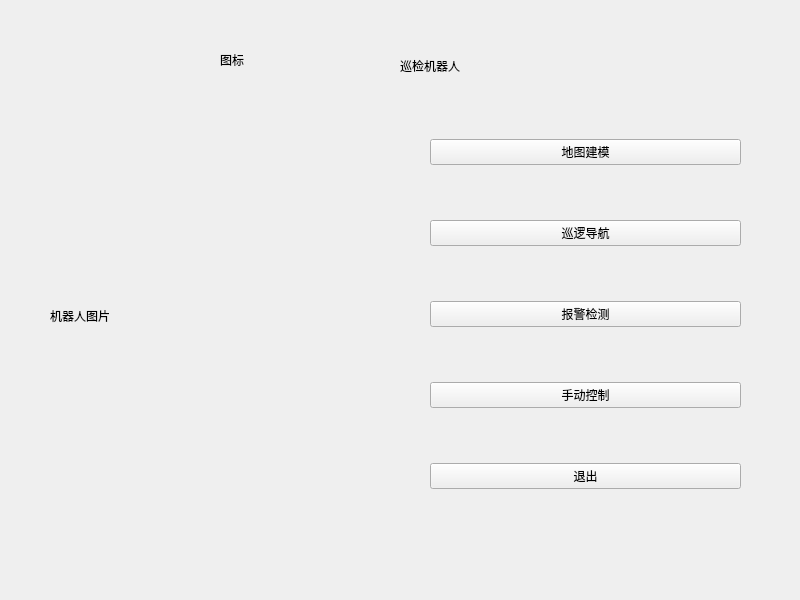
<?xml version="1.0" encoding="UTF-8"?>
<ui version="4.0">
 <class>MainWindowDesign</class>
 <widget class="QMainWindow" name="MainWindowDesign">
  <property name="geometry">
   <rect>
    <x>0</x>
    <y>0</y>
    <width>800</width>
    <height>600</height>
   </rect>
  </property>
  <property name="windowTitle">
   <string>QRosApp</string>
  </property>
  <property name="windowIcon">
   <iconset>
    <normaloff>:/images/icon.png</normaloff>:/images/icon.png</iconset>
  </property>
  <property name="locale">
   <locale language="English" country="Australia"/>
  </property>
  <widget class="QWidget" name="centralwidget">
   <widget class="QWidget" name="widget_2" native="true">
    <property name="geometry">
     <rect>
      <x>90</x>
      <y>10</y>
      <width>571</width>
      <height>101</height>
     </rect>
    </property>
    <widget class="QLabel" name="iconLabel">
     <property name="geometry">
      <rect>
       <x>130</x>
       <y>10</y>
       <width>80</width>
       <height>80</height>
      </rect>
     </property>
     <property name="sizePolicy">
      <sizepolicy hsizetype="Fixed" vsizetype="Fixed">
       <horstretch>0</horstretch>
       <verstretch>0</verstretch>
      </sizepolicy>
     </property>
     <property name="text">
      <string>图标</string>
     </property>
    </widget>
    <widget class="QLabel" name="titleLabel">
     <property name="geometry">
      <rect>
       <x>310</x>
       <y>30</y>
       <width>141</width>
       <height>51</height>
      </rect>
     </property>
     <property name="text">
      <string>巡检机器人</string>
     </property>
    </widget>
   </widget>
   <widget class="QWidget" name="widget" native="true">
    <property name="geometry">
     <rect>
      <x>430</x>
      <y>90</y>
      <width>311</width>
      <height>451</height>
     </rect>
    </property>
    <layout class="QVBoxLayout" name="verticalLayout">
     <item>
      <widget class="QPushButton" name="mapBtn">
       <property name="text">
        <string>地图建模</string>
       </property>
      </widget>
     </item>
     <item>
      <widget class="QPushButton" name="routeBtn">
       <property name="text">
        <string>巡逻导航</string>
       </property>
      </widget>
     </item>
     <item>
      <widget class="QPushButton" name="warningBtn">
       <property name="text">
        <string>报警检测</string>
       </property>
      </widget>
     </item>
     <item>
      <widget class="QPushButton" name="controlBtn">
       <property name="text">
        <string>手动控制</string>
       </property>
      </widget>
     </item>
     <item>
      <widget class="QPushButton" name="exit">
       <property name="text">
        <string>退出</string>
       </property>
      </widget>
     </item>
    </layout>
   </widget>
   <widget class="QLabel" name="photoLabel">
    <property name="geometry">
     <rect>
      <x>50</x>
      <y>150</y>
      <width>331</width>
      <height>331</height>
     </rect>
    </property>
    <property name="text">
     <string>机器人图片</string>
    </property>
   </widget>
  </widget>
  <widget class="QMenuBar" name="menubar">
   <property name="geometry">
    <rect>
     <x>0</x>
     <y>0</y>
     <width>800</width>
     <height>19</height>
    </rect>
   </property>
  </widget>
  <action name="action_Quit">
   <property name="text">
    <string>&amp;Quit</string>
   </property>
   <property name="shortcut">
    <string>Ctrl+Q</string>
   </property>
   <property name="shortcutContext">
    <enum>Qt::ApplicationShortcut</enum>
   </property>
  </action>
  <action name="action_Preferences">
   <property name="text">
    <string>&amp;Preferences</string>
   </property>
  </action>
  <action name="actionAbout">
   <property name="text">
    <string>&amp;About</string>
   </property>
  </action>
  <action name="actionAbout_Qt">
   <property name="text">
    <string>About &amp;Qt</string>
   </property>
  </action>
 </widget>
 <resources/>
 <connections>
  <connection>
   <sender>action_Quit</sender>
   <signal>triggered()</signal>
   <receiver>MainWindowDesign</receiver>
   <slot>close()</slot>
   <hints>
    <hint type="sourcelabel">
     <x>-1</x>
     <y>-1</y>
    </hint>
    <hint type="destinationlabel">
     <x>399</x>
     <y>299</y>
    </hint>
   </hints>
  </connection>
 </connections>
</ui>
